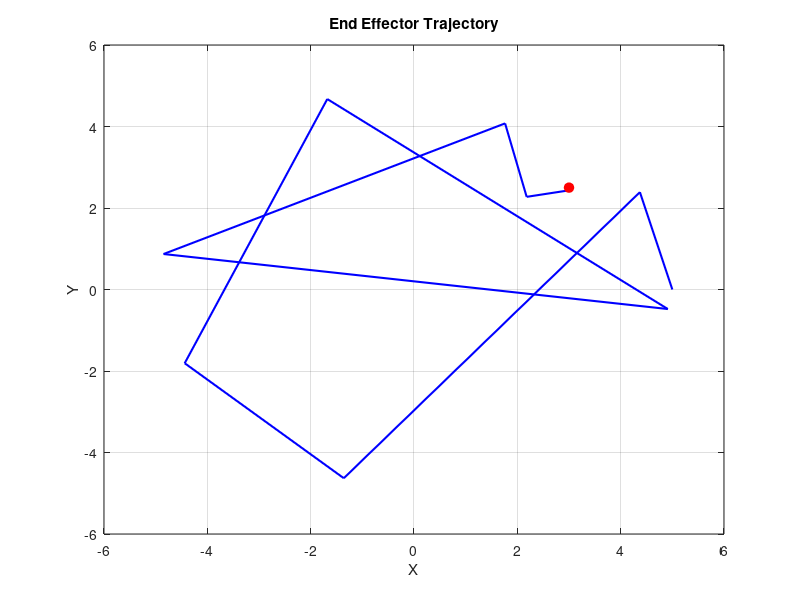

The MATLAB script that drew this image:
clear;
clc

% Link lengths 
L1 = 3;
L2 = 2;

% Desired end effector position 
x_target = 3; 
y_target = 2.5;

theta3 = 0; 

% Initial joint angles 
L3 = 0;
theta1 = 0;  
theta2 = 0;  

x_k_traj = zeros(2);
% Tolerance for convergence 
tolerance = 1e-6; 


% Function to calculate forward kinematics 
forward_kinematics = @(theta1, theta2, L3) [L1 * cos(theta1) + L2 * cos(theta1 + theta2) + L3 * cos(theta1 + theta2 + theta3); 
                                                L1 * sin(theta1) + L2 * sin(theta1 + theta2) + L3 * sin(theta1 + theta2 + theta3)]; 

error_x = 10;
error_y = 10;
i = 1; 
% Iterative inverse kinematics using Jacobian Transpose method 
while(abs(error_x) > tolerance && abs(error_y) > tolerance)
    % Calculate current end effector position
    current_pos = forward_kinematics(theta1, theta2, L3);
    x_current = current_pos(1);
    y_current = current_pos(2);
    
    x_k_traj(:, i) = [x_current;y_current];
    i = i+1; 
    % Error between desired and current end effector position
    error_x = x_target - x_current;
    error_y = y_target - y_current;
    
    
    % Calculate Jacobian matrix
    J11 = -L1 * sin(theta1) - L2 * sin(theta1 + theta2) - L3 * sin(theta1 + theta2 + theta3);
    J12 = -L2 * sin(theta1 + theta2) - L3 * sin(theta1 + theta2 + theta3);
    J13 = -L3 * sin(theta1 + theta2 + theta3);
    J21 = L1 * cos(theta1) + L2 * cos(theta1 + theta2) + L3 * cos(theta1 + theta2 + theta3);
    J22 = L2 * cos(theta1 + theta2) + L3 * cos(theta1 + theta2 + theta3);
    J23 = L3 * cos(theta1 + theta2 + theta3);
    J = [J11, J12, J13;
         J21, J22, J23];
    
    % Calculate pseudo-inverse of Jacobian matrix
    J_pseudo_inv = pinv(J);
    
    % Calculate delta_theta
    delta_theta = J_pseudo_inv * [error_x; error_y];
    
    % Update joint angles
    %L1 = max(0,L1 + delta_theta(1));
    theta1 = theta1 + delta_theta(1);
    theta2 = theta2 + delta_theta(2);
    L3 = L3 + delta_theta(3);
end

figure;
plot(x_k_traj(1, :), x_k_traj(2, :), 'b-', 'LineWidth', 1.5);
hold on;
plot(x_target, y_target, 'ro', 'MarkerSize', 7,'MarkerFaceColor', 'r');
xlabel('X');
ylabel('Y');
title('End Effector Trajectory');
grid on;
% Print the final joint angles 
fprintf('Final Joint Angles:\n');
fprintf('theta1: %f\n', theta1);
fprintf('Theta2: %f\n', theta2);
fprintf('L3: %f\n', L3);

% checking the result 
x = L1 * cos(theta1) + L2 * cos(theta1 + theta2) + L3 * cos(theta1 + theta2 + theta3)
y = L1 * sin(theta1) + L2 * sin(theta1 + theta2) + L3 * sin(theta1 + theta2 + theta3)